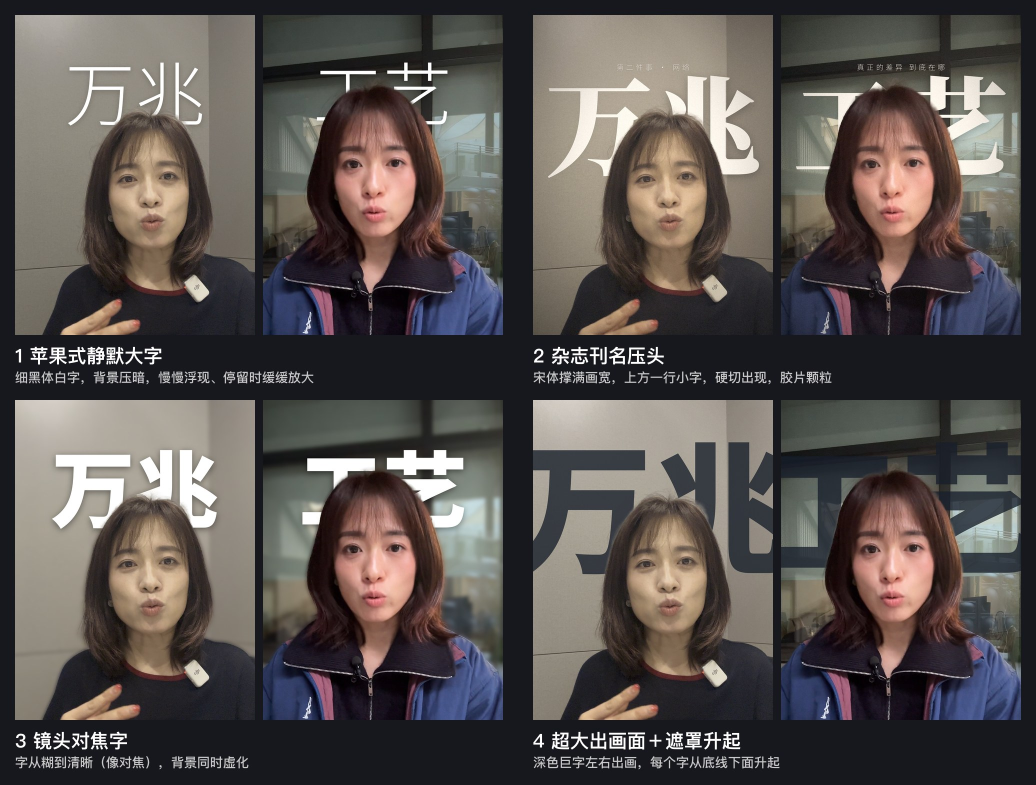
#> input picture studio/skill/thinkcut-edit/assets/包装系统/人挡字样张/四套风格总览_用户认可.jpg, 2072 x 1570 px (shown at 1/2 size); its folder holds only this picture in this run
$ python -i biaoqian.py   (imports and definitions only)
#> lines starting #> are read from the running program, lines starting #| are printed output that depends on the picture; after the words box and inside, x2 and y2 are one past the last pixel; in counts of white or black regions, pixels touching at a corner belong together
#> further down, picture is the input picture: PIL image 2072x1570 RGB; mean R, G, B 88.2, 82.1, 79.6
### 口播自动剪辑/skill/thinkcut-edit/assets/包装系统/huazi.py
# 包装系统·渲染器（花字＝文字类，卡片＝信息类）。2026-11-12 用户定为默认，取代 11-01 的“蓝橙对比、主题橙、冬青黑体”。
# 来源：《261110 水电阶段没做好这4样》的花字组件库（学 andyhuo520/digital-human-koubo（MIT）的组件分类和节奏，代码自己重写），
#   并入根目录旧花字库的口播大字、评论弹窗（改成苹方和统一节奏），加上 A20 定稿的“及格线”“网速对比”两个卡片。
# 全库统一：一种字体（苹方 SC）、蓝白两色（正文白、唯一强调色 #64A9E8）、一套动画节奏（见 RHYTHM：进 0.40 秒、出 0.30 秒）。
# 每个花字实例出一段带透明通道的 4K 片段（ProRes 4444，2160×2880，29.97），放在达芬奇单独一条“花字”轨。
# 用法：python3 huazi.py <片子目录>       读 <片子目录>/花字.json → 合成/花字/NN_组件.mov ＋ 合成/花字/花字表.json（说明见 README.md）
#       "use": "人挡字" 的条目交给 rendang.py 出不透明整幅片段（人挡字风格库）
#       库：from huazi import render_item, still
import glob, math, os, re, json, sys, subprocess
from pathlib import Path
sys.path.insert(0, str(Path(__file__).resolve().parent))
import rendang                      # 人挡字风格库（2026-11-13）：整幅片段，见 rendang.py
from PIL import Image, ImageDraw, ImageFilter, ImageFont

W, H = 2160, 2880
FPS_S, FPS = '30000/1001', 30000 / 1001
FONT_FILE = '/System/Library/AssetsV2/com_apple_MobileAsset_Font8/86ba2c91f017a3749571a82f2c6d890ac7ffb2fb.asset/AssetData/PingFang.ttc'
WEIGHT = {'regular': 3, 'medium': 7, 'semibold': 11, 'light': 15}           # 只用苹方 SC 这四个字重
# 2026-11-21 体检：FONT_FILE 是带哈希的系统路径，系统更新后可能换地方。它在就照旧用；不在就到下面这些地方按文件名找，并核对字体名确实是苹方（见 find_pingfang）
PINGFANG_GLOBS = ('/System/Library/AssetsV2/com_apple_MobileAsset_Font*/*/AssetData/PingFang.ttc', '/System/Library/Fonts/PingFang.ttc',
                  '/System/Library/Fonts/Supplemental/PingFang.ttc', '/Library/Fonts/PingFang.ttc', '~/Library/Fonts/PingFang.ttc')
STYLE = {'regular': 'Regular', 'medium': 'Medium', 'semibold': 'Semibold', 'light': 'Light'}   # WEIGHT 里每个序号应该是 PingFang SC 的哪个字重
WHITE, SUB, DIM = (255, 255, 255), (255, 255, 255, 218), (255, 255, 255, 120)  # 正文白 / 次要 85% / 弱化 47%（浅色墙前也要读得清）
CONTRA = (255, 92, 92, 255)   # 口播大字〖〗“反面”词红 #FF5C5C（10-31 用户：材料一个色、工艺一个色；11-12 看样张后定仍用红）
ACCENT = (100, 169, 232)                                                       # #64A9E8，和字幕重点词、导航条同色
CARD = (16, 18, 22, 168)                                                       # 深色半透明卡片（66%）
SAFE = dict(left=120, right=W - 120, top=420, bottom=2400)                     # 导航条下、字幕上
# 统一节奏（秒）：进场 0.40（缓出：透明→不透明、上移 28px、模糊 10→0），多项依次间隔 0.12，出场 0.30（缓入：变透明、模糊 0→8，不移动），
# 数字滚动 0.80，线条生长 0.50；最短停留 1.5；没写 until 时停 3.0。没有弹跳、回弹、抖动、闪白。
RHYTHM = dict(inn=0.40, rise=28, blur=10, stagger=0.12, out=0.30, out_blur=8, count=0.80, draw=0.50, hold_min=1.5, hold=3.0)
SIZE = dict(number=230, unit=96, label=70, key=104, body=76, small=64, statement=124)
# 三种画幅的版式（2026-11-14 用户看三画幅动效样片后定，台账 Q068）。上面的 W/H/SAFE/SIZE 是 3:4 的值，别的画幅由 set_format 换掉。
#   safe 文字类安全区（左、右、上、下）；k 字号倍率；koubo 口播大字默认中心高度（它顶替字幕，不用给字幕让位）；
#   topc 默认“顶部居中”的卡片（步骤、对比）放哪：横屏人在中间，放左上；
#   card_k / card_w 整屏卡片（及格线、网速对比）整体缩放和内容最宽（横屏不拉满通栏）。
#   9:16 最上面（y<780，手机状态栏）和最下面（y>3100，平台按钮、文案）不放东西。
BASE_SIZE = dict(SIZE)
FORMATS = {
    '3:4':  dict(W=2160, H=2880, safe=(120, 2040, 420, 2400), k=1.0, koubo=2000, topc='TC', card_k=1.0, card_w=None),
    '9:16': dict(W=2160, H=3840, safe=(120, 2040, 1200, 2760), k=1.0, koubo=2860, topc='TC', card_k=0.92, card_w=None),
    '16:9': dict(W=3840, H=2160, safe=(160, 3680, 280, 1800), k=0.92, koubo=1640, topc='TL', card_k=0.9, card_w=2600),
}
FMT = FORMATS['3:4']


# [8 lines left out: function set_format, not called in this run]


def _face(path, i):
    try: return ImageFont.truetype(path, 20, index=i).getname()
    except Exception: return None


# [18 lines left out: function find_pingfang, not called in this run]


_PINGFANG = {}


# [7 lines left out: function pingfang, not called in this run]


def font(size, weight='semibold'): f, idx = pingfang(); return ImageFont.truetype(f, int(size), index=idx[weight])
def eo(u): u = max(0.0, min(1.0, u)); return 1 - (1 - u) ** 3
def ei(u): u = max(0.0, min(1.0, u)); return u ** 3
def eio(u): u = max(0.0, min(1.0, u)); return 4 * u ** 3 if u < .5 else 1 - (-2 * u + 2) ** 3 / 2


# [15 lines left out: functions text_img, card_img, not called in this run]


class Layer:
    """一个元素：一张图 + 位置 + 自己的进场时刻（相对花字开始）。"""
    def __init__(self, im, x, y, t0=0.0, pad=0): self.im, self.x, self.y, self.t0, self.pad = im, x - pad, y - pad, t0, pad


# [110 lines left out: functions compose, _anchor, number, spec_card, keywords, compare, not called in this run]


STEP_STYLES = ('并排', '连线')


# [156 lines left out: functions steps, steps_row, steps_line, note, leader, statement and 4 more, not called in this run]


AVA = [((255, 196, 120), (90, 60, 40)), ((150, 200, 255), (40, 60, 110)), ((255, 170, 190), (110, 40, 60)), ((170, 230, 170), (40, 90, 50)), ((220, 200, 255), (70, 50, 120))]
ANGRY = [((255, 110, 100), (90, 20, 20)), ((235, 80, 90), (80, 10, 20)), ((255, 140, 120), (100, 30, 20)), ((220, 90, 120), (80, 20, 40)), ((240, 100, 80), (90, 25, 15))]


# [36 lines left out: functions avatar, comment_img, comment, not called in this run]


# ───────────── 信息类卡片：及格线、网速对比（《水电》A20 用户定稿，2026-11-12 收进包装系统）─────────────
BG = (22, 24, 29)   # 卡片单独占一个镜头时的底色（spec 写 bg=true）


# [23 lines left out: functions _icon, _pill, not called in this run]


def _rel(spec, it, default=0.0):
    return max(0.0, it['_at'] - spec['_at']) if '_at' in it else default


# [107 lines left out: functions jigexian, wangsu_lengths, wangsu, not called in this run]


def _fit(build):
    """整屏卡片（及格线、网速对比）的行高是按 3:4 写死的：别的画幅先在“放大的虚拟画面”里按原尺寸排，再整体缩回去（倍率 card_k），
    横屏内容最宽 card_w、居中。3:4 原样不动。"""
    # [15 lines left out: function wrapped, not called in this run]
    return wrapped


COMPONENTS = {'number': number, 'spec': spec_card, 'keywords': keywords, 'compare': compare, 'steps': steps, 'note': note, 'leader': leader,
              'statement': statement, 'koubo': _koubo, 'comment': comment, 'jigexian': _fit(jigexian), 'wangsu': _fit(wangsu)}
KIND = {'number': '文字', 'keywords': '文字', 'note': '文字', 'leader': '文字', 'statement': '文字', 'koubo': '文字', 'comment': '文字',
        'spec': '卡片', 'compare': '卡片', 'steps': '卡片', 'jigexian': '卡片', 'wangsu': '卡片', '人挡字': '人挡字'}
# 每条花字的类型（给人看的名字，2026-11-21 新11：用户说“人后大字”被做成了人前的 koubo）：花字表每条记 类型，check 汇总各类型条数
TYPE = {'number': '数字强调', 'keywords': '关键词', 'note': '提示', 'leader': '引线标注', 'statement': '金句', 'koubo': '口播大字（人前）',
        'comment': '评论弹窗', 'spec': '参数卡', 'compare': '对比', 'steps': '步骤卡', 'jigexian': '及格线', 'wangsu': '网速对比', '人挡字': '人挡字（人后大字）'}


# [17 lines left out: functions type_counts, frames, not called in this run]


def still(spec, t=None):
    n, get = frames(spec); return get(min(n - 1, round((t if t is not None else 1.6) * FPS)))


# [34 lines left out: functions render_item, paste, write_mov, not called in this run]


# ───────────── 片子里怎么用：花字.json → 合成/花字/ ─────────────
class Words:
    """口播字时间.json：按原话找开口时刻（在上一处之后找；数字直接当秒）。"""
    def __init__(self, tokens):
        self.tok = tokens; self.text = ''.join(t['c'] for t in tokens); self.pos = []
        for i, t in enumerate(tokens): self.pos += [i] * len(t['c'])

    # [101 lines left out: functions find, resolve, rules, overrun, render_list, not called in this run]


# [3 lines that do not run on import are left out]

### studio/skill/thinkcut-edit/assets/包装系统/biaoqian.py
# 包装系统·标签排版（动画里的名称标签：字＋引线＋目标小圆环）。2026-11-12 用户定（问题台账 Q010 复发）：
#   “加黑色底就是用一个错误掩盖另一个错误……把这个文字标签放到一个合适的位置”“如果你不确定放在哪里合适，你可以过来问我”。
# 规矩：默认不加底；位置三种——
#   fixed.world  ：字的中心钉在一个世界坐标点上（Blender 每帧投影成 <点>_text，随镜头走；例：贴在某块墙砖正中）
#   fixed.region ：字放进画面里指定的一块区域（4K 像素 [x0,y0,x1,y1]，字在区域里居中）
#   自动         ：在标签出现那一刻的画面里找“最空、最暗、离目标最近”的位置，整段固定不动
# 自动选位拿不准（最佳位置也压到模型、或前几名分不出高低）→ 出 2–3 个位置样张问用户，定了写成 fixed.region。
# 交审前逐帧自检：字压模型（字下面有细节或太亮，见 model_mask）、字压字，报重叠帧数；非 0 不交审。
import math
from pathlib import Path
from PIL import Image, ImageDraw, ImageFilter
import numpy as np
import huazi
from huazi import WHITE, ACCENT, text_img, RHYTHM

SAFE_4K = (120, 420, 2040, 2400)        # 3:4 竖版 4K：左右留 120，导航条下、字幕上
MODEL_HIT = 0.02                        # 字的方框里模型像素超过 2% 算压模型
UNSURE = 0.12                           # 前两名得分差不到 12% 算拿不准
FAR = 0.30                              # 离目标超过 30% 画宽算太远


def scale_of(size): return size[0] / 2160


# [4 lines left out: function text_box, not called in this run]


def model_mask(frame, bg=None, edge=10, bright=200, sat=0.35):
    """“压不得”的像素：物体轮廓（先模糊去掉渲染噪点再找边缘，稍微加粗）、信息色（水蓝、气流紫这类饱和色）、太亮的地方（白字读不清）。
    纯色暗底、干净的墙砖面不算——字可以放在上面（用户 11-12 给的做法就是字贴在墙砖正中）。重点物体整块不让压：用 protected 方框传进来。"""
#> called with edge = 10, bright = 200, sat = 0.35
    k = frame.size[0] / 2160; g = frame.convert('L'); d = max(1, round(4 * k)) * 2 + 1
#> after `k = frame.size[0] / 2160`: k = 0.959
#> after `g = frame.convert('L')`:
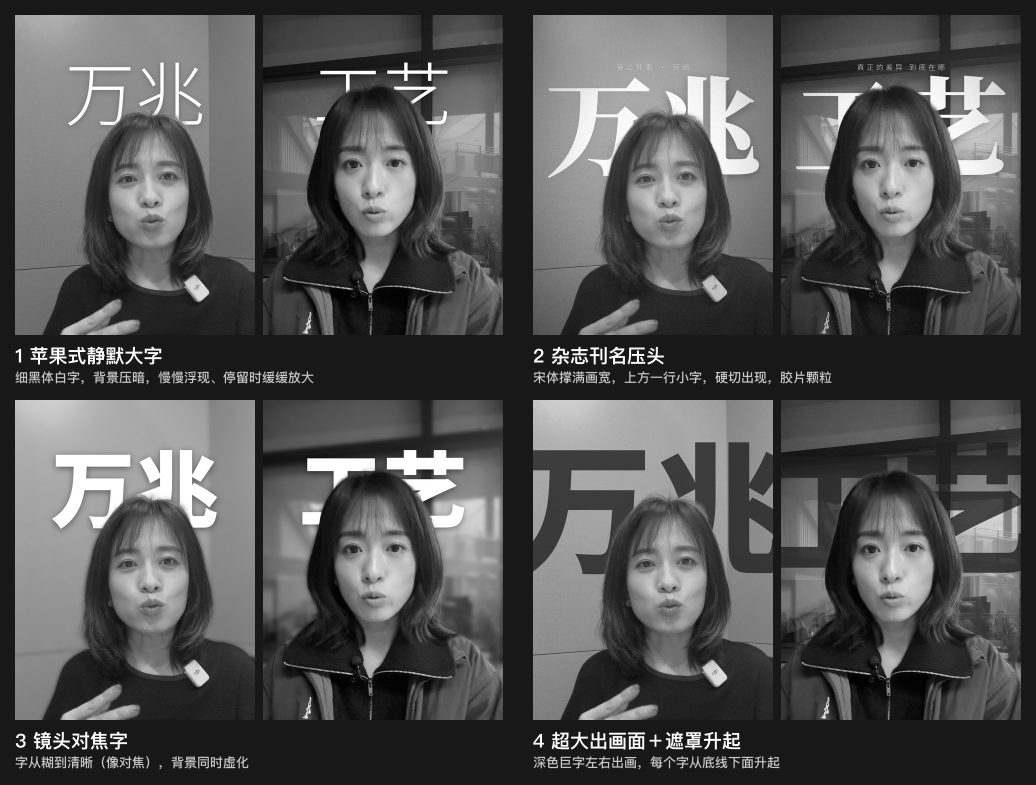
#> g: PIL image 2072x1570 L (shown at 1/2 size); min 0, max 255, mean 83.6
#> after `d = max(1, round(4 * k)) * 2 + 1`: d = 9
    e = np.asarray(g.filter(ImageFilter.GaussianBlur(3 * k)).filter(ImageFilter.FIND_EDGES).filter(ImageFilter.MaxFilter(d)), dtype=np.int16) > edge
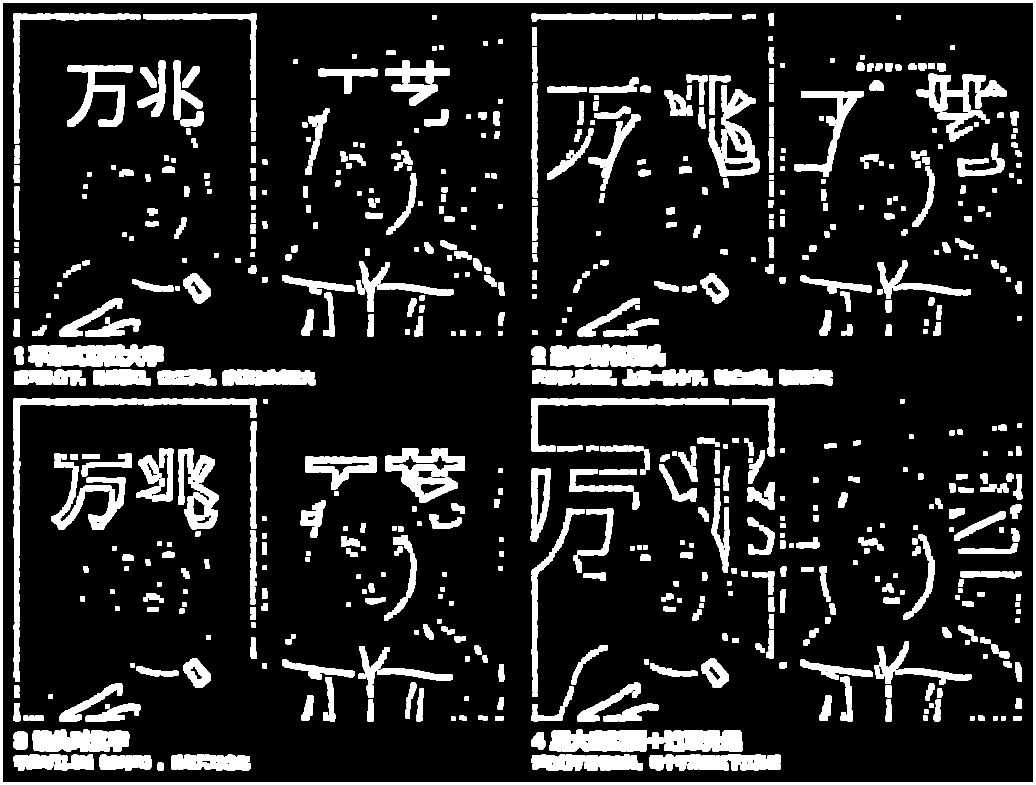
#> e: shape (1570, 2072) bool (shown at 1/2 size); 14.3% white; 679 white regions, largest, box (x1, y1, x2, y2) and area: (0, 0, 2072, 1570) 36320, (26, 796, 513, 1245) 11249, (56, 689, 327, 734) 10297
    hsv = np.asarray(frame.convert('RGB').convert('HSV'), dtype=np.float32) / 255
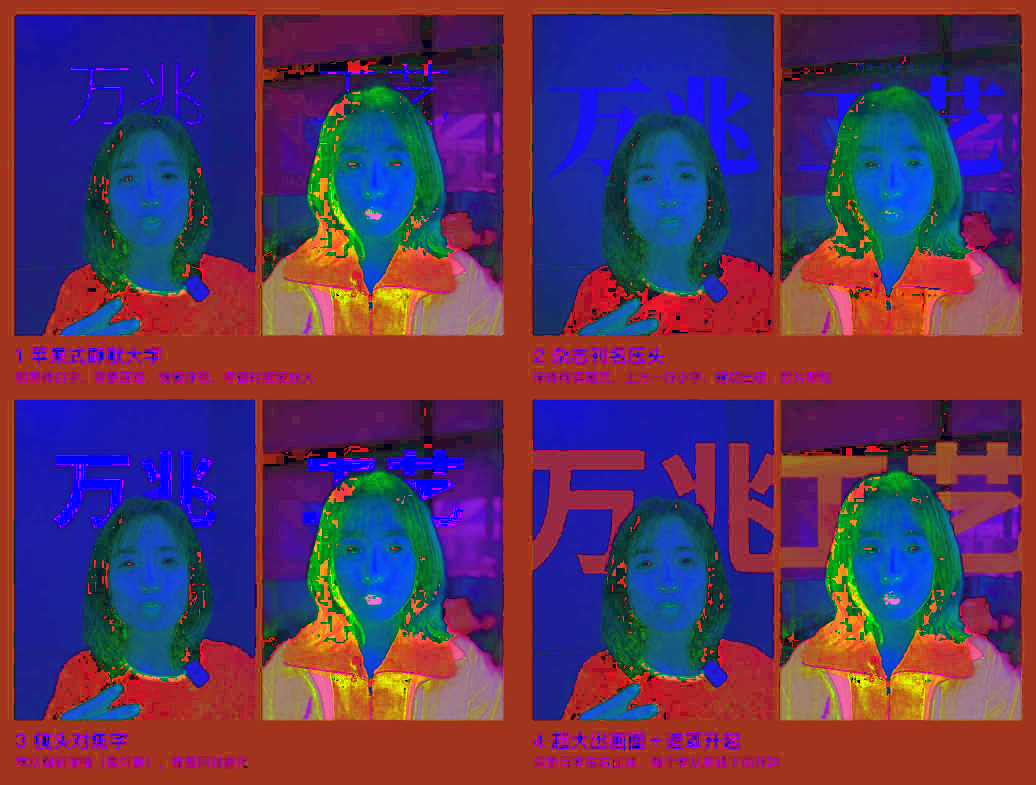
#> hsv: shape (1570, 2072, 3) float32 (shown at 1/2 size); mean R, G, B 0.354, 0.211, 0.366
    return e | (np.asarray(g, dtype=np.int16) > bright) | ((hsv[..., 1] > sat) & (hsv[..., 2] > 0.35))
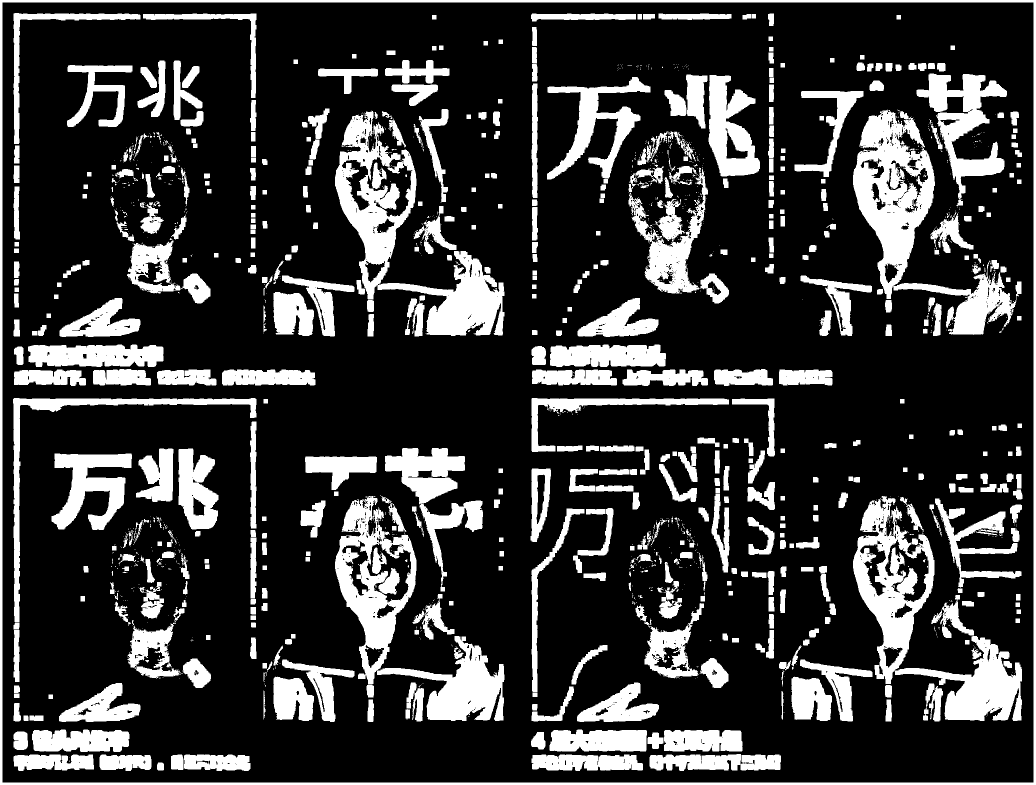
#> returned value: shape (1570, 2072) bool (shown at 1/2 size); 21.8% white; 1575 white regions (998 under 20 px), largest, box (x1, y1, x2, y2) and area: (1706, 992, 2044, 1442) 42118, (1706, 219, 2043, 670) 41944, (670, 221, 1009, 672) 40909


# [11 lines left out: functions _frac, _lum, not called in this run]


def overlap(a, b, pad=0): return a[0] < b[2] + pad and a[2] > b[0] - pad and a[1] < b[3] + pad and a[3] > b[1] - pad


# [106 lines left out: functions candidates, distinct, choose, rect_at, draw, check_frame and 1 more, not called in this run]

>>> from PIL import Image
>>> picture = Image.open('人挡字样张/四套风格总览_用户认可.jpg')
>>> result = model_mask(picture)
